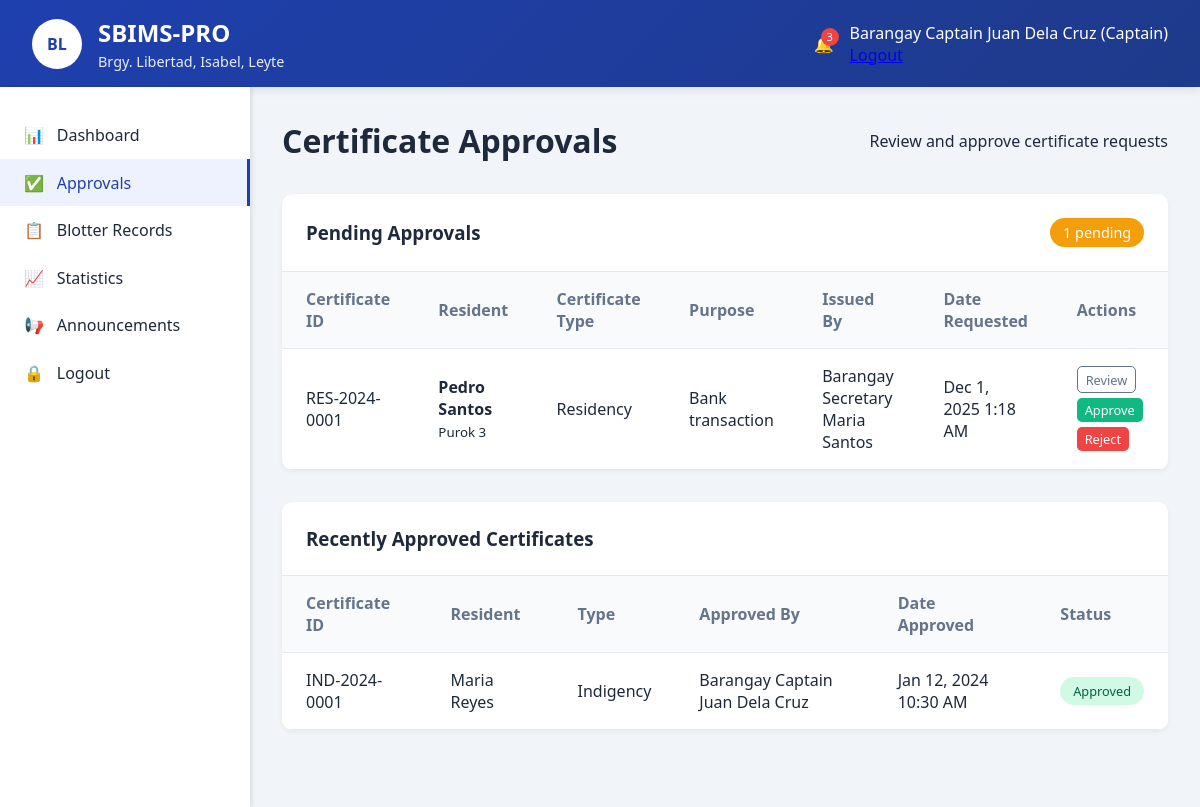
The page /captain/approvals.php (signed in) on the database its author committed.
### tables this page shows
CREATE TABLE `certificates` (
  `id` int(11) NOT NULL,
  `certificate_id` varchar(20) NOT NULL,
  `resident_id` int(11) NOT NULL,
  `certificate_type` enum('Clearance','Indigency','Residency') NOT NULL,
  `purpose` text NOT NULL,
  `status` enum('Pending','Approved','Released') DEFAULT 'Pending',
  `issued_by` int(11) DEFAULT NULL,
  `approved_by` int(11) DEFAULT NULL,
  `issued_date` datetime DEFAULT NULL,
  `created_at` timestamp NOT NULL DEFAULT current_timestamp()
);

CREATE TABLE `residents` (
  `id` int(11) NOT NULL,
  `resident_id` varchar(20) NOT NULL,
  `first_name` varchar(50) NOT NULL,
  `middle_name` varchar(50) DEFAULT NULL,
  `last_name` varchar(50) NOT NULL,
  `birthdate` date NOT NULL,
  `gender` enum('Male','Female') NOT NULL,
  `civil_status` enum('Single','Married','Widowed','Divorced') NOT NULL,
  `contact_number` varchar(15) DEFAULT NULL,
  `email` varchar(100) DEFAULT NULL,
  `address` text NOT NULL,
  `purok` varchar(50) NOT NULL,
  `household_number` varchar(20) DEFAULT NULL,
  `is_voter` tinyint(1) DEFAULT 0,
  `is_4ps` tinyint(1) DEFAULT 0,
  `is_senior` tinyint(1) DEFAULT 0,
  `is_pwd` tinyint(1) DEFAULT 0,
  `created_at` timestamp NOT NULL DEFAULT current_timestamp(),
  `updated_at` timestamp NOT NULL DEFAULT current_timestamp() ON UPDATE current_timestamp()
);

CREATE TABLE `users` (
  `id` int(11) NOT NULL,
  `username` varchar(50) NOT NULL,
  `password` varchar(255) NOT NULL,
  `email` varchar(100) DEFAULT NULL,
  `role` enum('admin','captain','secretary','resident') NOT NULL,
  `full_name` varchar(100) NOT NULL,
  `is_active` tinyint(1) DEFAULT 1,
  `last_login` datetime DEFAULT NULL,
  `created_at` timestamp NOT NULL DEFAULT current_timestamp()
);

### config/functions.php (called while the page is built, shortened)
<?php
function formatDateTime($datetime) {
    return date('M j, Y g:i A', strtotime($datetime));
}
?>

### captain/approvals.php (the view, shortened to what this page needs)
<?php
require_once '../config/functions.php';
$database = new Database();
$db = $database->getConnection();
$pending_query = "SELECT c.*, r.first_name, r.last_name, r.address, r.purok, u.full_name as issued_by_name
                  FROM certificates c
                  JOIN residents r ON c.resident_id = r.id
                  JOIN users u ON c.issued_by = u.id
                  WHERE c.status = 'Pending'
                  ORDER BY c.created_at DESC";
$pending_stmt = $db->prepare($pending_query);
$pending_stmt->execute();
$pending_certificates = $pending_stmt->fetchAll(PDO::FETCH_ASSOC);
?>
<?php include '../includes/header.php'; ?>
<?php include '../includes/topbar.php'; ?>
<div class="main-container">
    <?php include '../includes/sidebar.php'; ?>
    <main class="content">
        <div class="page-header">
            <h1>Certificate Approvals</h1>
            <p>Review and approve certificate requests</p>
        </div>
        <div class="data-table">
            <div class="table-header">
                <h3>Pending Approvals</h3>
                <div class="table-actions">
                    <span class="badge"><?php echo count($pending_certificates); ?> pending</span>
                </div>
            </div>
            <?php if (count($pending_certificates) > 0): ?>
                <table>
                    <thead>
                        <tr>
                            <th>Certificate ID</th>
                            <th>Resident</th>
                            <th>Certificate Type</th>
                            <th>Purpose</th>
                            <th>Issued By</th>
                            <th>Date Requested</th>
                            <th>Actions</th>
                        </tr>
                    </thead>
                    <tbody>
                        <?php foreach ($pending_certificates as $cert): ?>
                        <tr>
                            <td><?php echo htmlspecialchars($cert['certificate_id']); ?></td>
                            <td>
                                <strong><?php echo htmlspecialchars($cert['first_name'] . ' ' . $cert['last_name']); ?></strong><br>
                                <small><?php echo htmlspecialchars($cert['purok']); ?></small>
                            </td>
                            <td><?php echo htmlspecialchars($cert['certificate_type']); ?></td>
                            <td><?php echo htmlspecialchars($cert['purpose']); ?></td>
                            <td><?php echo htmlspecialchars($cert['issued_by_name']); ?></td>
                            <td><?php echo formatDateTime($cert['created_at']); ?></td>
                            <td>
                                <div class="action-buttons">
                                    <a href="../secretary/certificate_clearance.php?id=<?php echo $cert['id']; ?>" class="btn btn-sm btn-outline" target="_blank">Review</a>
                                    <a href="approvals.php?approve=<?php echo $cert['id']; ?>" class="btn btn-sm btn-success" onclick="return confirm('Approve this certificate?')">Approve</a>
                                    <a href="approvals.php?reject=<?php echo $cert['id']; ?>" class="btn btn-sm btn-danger" onclick="return confirm('Reject this certificate?')">Reject</a>
                                </div>
                            </td>
                        </tr>
                        <?php endforeach; ?>
                    </tbody>
                </table>
            <?php endif; ?>
        </div>
        <?php
        $recent_approved_query = "SELECT c.*, r.first_name, r.last_name, u.full_name as approved_by_name
                                 FROM certificates c
                                 JOIN residents r ON c.resident_id = r.id
                                 JOIN users u ON c.approved_by = u.id
                                 WHERE c.status = 'Approved'
                                 ORDER BY c.issued_date DESC
                                 LIMIT 10";
        $recent_approved_stmt = $db->prepare($recent_approved_query);
        $recent_approved_stmt->execute();
        $recent_approved = $recent_approved_stmt->fetchAll(PDO::FETCH_ASSOC);
        ?>
        <?php if (count($recent_approved) > 0): ?>
        <div class="data-table">
            <div class="table-header">
                <h3>Recently Approved Certificates</h3>
            </div>
            <table>
                <thead>
                    <tr>
                        <th>Certificate ID</th>
                        <th>Resident</th>
                        <th>Type</th>
                        <th>Approved By</th>
                        <th>Date Approved</th>
                        <th>Status</th>
                    </tr>
                </thead>
                <tbody>
                    <?php foreach ($recent_approved as $cert): ?>
                    <tr>
                        <td><?php echo htmlspecialchars($cert['certificate_id']); ?></td>
                        <td><?php echo htmlspecialchars($cert['first_name'] . ' ' . $cert['last_name']); ?></td>
                        <td><?php echo htmlspecialchars($cert['certificate_type']); ?></td>
                        <td><?php echo htmlspecialchars($cert['approved_by_name']); ?></td>
                        <td><?php echo $cert['issued_date'] ? formatDateTime($cert['issued_date']) : '-'; ?></td>
                        <td><span class="status status-approved">Approved</span></td>
                    </tr>
                    <?php endforeach; ?>
                </tbody>
            </table>
        </div>
        <?php endif; ?>
    </main>
</div>
<?php include '../includes/footer.php'; ?>

### assets/css/main.css (style rules this page uses)
:root { --primary: #1e40af; --primary-dark: #1e3a8a; --secondary: #64748b; --success: #10b981; --warning: #f59e0b; --danger: #ef4444; --light: #f8fafc; --dark: #1e293b; }
* { margin: 0; padding: 0; box-sizing: border-box; font-family: 'Segoe UI', Tahoma, Geneva, Verdana, sans-serif; }
body { background-color: #f1f5f9; color: var(--dark); }
.main-container { display: flex; min-height: calc(100vh - 80px); }
.content { flex: 1; padding: 2rem; }
.page-header { display: flex; justify-content: space-between; align-items: center; margin-bottom: 2rem; }
.btn { padding: 0.5rem 1rem; border: none; border-radius: 5px; cursor: pointer; font-weight: 500; display: flex; align-items: center; gap: 0.5rem; transition: all 0.3s; text-decoration: none; font-size: 0.9rem; }
.btn-outline { background: transparent; border: 1px solid var(--secondary); color: var(--secondary); }
.btn-success { background: var(--success); color: white; }
.btn-danger { background: var(--danger); color: white; }
.btn-sm { padding: 0.3rem 0.7rem; font-size: 0.8rem; }

### assets/css/dashboard.css (style rules this page uses)
.data-table { background: white; border-radius: 10px; overflow: hidden; box-shadow: 0 2px 5px rgba(0,0,0,0.05); margin-bottom: 2rem; }
.table-header { padding: 1.5rem; border-bottom: 1px solid #e2e8f0; display: flex; justify-content: space-between; align-items: center; }
.table-header h3 { color: var(--dark); }
.table-actions { display: flex; gap: 0.5rem; }
table { width: 100%; border-collapse: collapse; }
th, td { padding: 1rem 1.5rem; text-align: left; border-bottom: 1px solid #e2e8f0; }
th { background: #f8fafc; font-weight: 600; color: var(--secondary); }
.status { padding: 0.3rem 0.8rem; border-radius: 20px; font-size: 0.8rem; font-weight: 500; display: inline-block; }
.status-approved { background: #d1fae5; color: #065f46; }

### captain/approvals.php (style rules this page uses)
.action-buttons { display: flex; gap: 0.3rem; flex-wrap: wrap; }
.action-buttons .btn { font-size: 0.8rem; padding: 0.2rem 0.5rem; }
.badge { background: var(--warning); color: white; padding: 0.3rem 0.8rem; border-radius: 20px; font-size: 0.9rem; font-weight: 500; }

### rows shown on the page
certificates: certificate "RES-2024-0001", resident.last_name "Pedro Santos", resident.purok "Purok 3", certificate_type "Residency", purpose "Bank transaction", issued_by.full_name "Barangay Secretary Maria Santos", created_at "Dec 1, 2025 1:18 AM"
certificates: certificate "IND-2024-0001", resident.last_name "Maria Reyes", certificate_type "Indigency", approved_by.full_name "Barangay Captain Juan Dela Cruz", issued_date "Jan 12, 2024 10:30 AM"

### other values the page prints
$_SESSION['full_name'] "Barangay Captain Juan Dela Cruz"
$_SESSION['user_role'] "Captain"
count($pending_certificates) "1"
